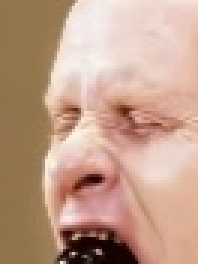
#> input picture dataset/train/anger/image0001341_roi.jpg, 66 x 88 px (shown 3 times larger)
$ python crop_resize_faces.py ../dataset/train/anger out
#> lines starting #> are read from the running program, lines starting #| are printed output that depends on the picture
import os
import cv2
import argparse

def crop_resize_faces(input_dir, output_dir):
    # Load the pre-trained face detection model
#> called with input_dir = '../dataset/train/anger', output_dir = 'out'
    face_cascade = cv2.CascadeClassifier('haarcascade_frontalface_default.xml')

    # Loop through the input directory and its subdirectories
    for root, dirs, files in os.walk(input_dir):
        for file in files:
            if file.endswith('.jpg') or file.endswith('.png') or file.endswith('.jpeg'):
                # Read the image
                image_path = os.path.join(root, file)
                image = cv2.imread(image_path)
#> image is the input picture: shape (88, 66, 3); mean B, G, R 138.2, 158.6, 193.7

                # Convert to grayscale for face detection
                gray = cv2.cvtColor(image, cv2.COLOR_BGR2GRAY)
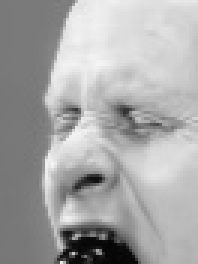
#> gray: shape (88, 66) (shown 3 times larger); min 5, max 245, mean 166.8

                # Detect faces in the image
                faces = face_cascade.detectMultiScale(gray, scaleFactor=1.1, minNeighbors=5)
#> faces = ()

                # Crop and resize the faces
                for (x, y, w, h) in faces:
                    # Add padding to the face
                    padding_top = int(0.2 * h)
                    padding_bottom = int(0.1 * h)
                    y = max(0, y - padding_top)
                    h += padding_top + padding_bottom

                    # Crop the face
                    face = image[y:y+h, x:x+w]

                    # Resize the face to 66x88
                    face = cv2.resize(face, (48, 48))

                    # Save the cropped and resized face with JPG quality of 97
                    output_path = os.path.join(output_dir, os.path.relpath(root, input_dir), file)
                    os.makedirs(os.path.dirname(output_path), exist_ok=True)
                    cv2.imwrite(output_path[:-4] + '_roi.jpg', face, [int(cv2.IMWRITE_JPEG_QUALITY), 97])
#> this loop made 0 passes


if __name__ == '__main__':
    parser = argparse.ArgumentParser(description='Detect faces in images and save cropped faces to output directory.')
    parser.add_argument('input_dir', type=str, help='path to input directory')
    parser.add_argument('output_dir', type=str, help='path to output directory')
    args = parser.parse_args()

    crop_resize_faces(args.input_dir, args.output_dir)

$ run again, on dataset/train/anger/image0003112_roi.jpg
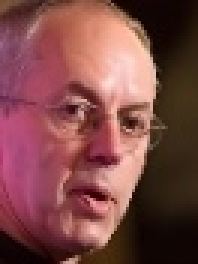
#> input picture dataset/train/anger/image0003112_roi.jpg, 66 x 88 px (shown 3 times larger)
#> in crop_resize_faces, image is the input picture: shape (88, 66, 3); mean B, G, R 70.8, 72.5, 124.5
#> in crop_resize_faces, `gray = cv2.cvtColor(image, cv2.COLOR_BGR2GRAY)`:
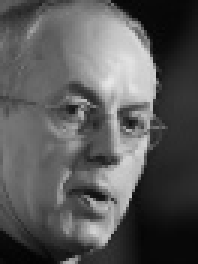
#> gray: shape (88, 66) (shown 3 times larger); min 3, max 231, mean 87.9
#> faces = [[5, 16, 58, 58]]
#> the loop in crop_resize_faces, `for (x, y, w, h) in faces:` made 1 pass
#> (x, y, w, h, padding_top, padding_bottom) on pass 1: (5, 5, 58, 74, 11, 5)
#> pass 1, in crop_resize_faces, `face = cv2.resize(face, (48, 48))`:
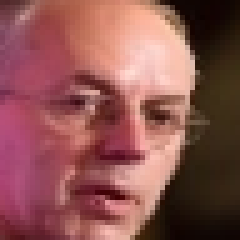
#> face: shape (48, 48, 3) (shown 5 times larger); mean B, G, R 81, 83.6, 140

$ run again, on dataset/train/anger/image0006199_roi.jpg
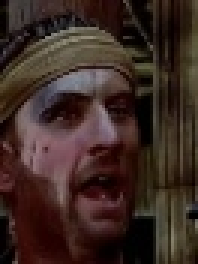
#> input picture dataset/train/anger/image0006199_roi.jpg, 66 x 88 px (shown 3 times larger)
#> in crop_resize_faces, image is the input picture: shape (88, 66, 3); mean B, G, R 35.5, 41.9, 60
#> in crop_resize_faces, `gray = cv2.cvtColor(image, cv2.COLOR_BGR2GRAY)`:
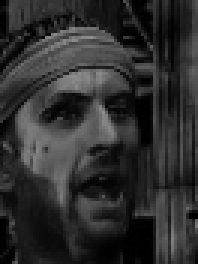
#> gray: shape (88, 66) (shown 3 times larger); min 0, max 143, mean 46.6
#> faces = [[6, 15, 57, 57]]
#> the loop in crop_resize_faces, `for (x, y, w, h) in faces:` made 1 pass
#> (x, y, w, h, padding_top, padding_bottom) on pass 1: (6, 4, 57, 73, 11, 5)
#> pass 1, in crop_resize_faces, `face = cv2.resize(face, (48, 48))`:
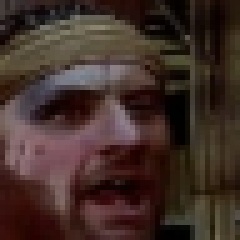
#> face: shape (48, 48, 3) (shown 5 times larger); mean B, G, R 40.8, 46.8, 65.2

$ run again, on dataset/train/anger/image0007566_roi.jpg
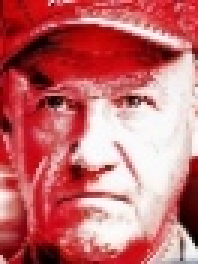
#> input picture dataset/train/anger/image0007566_roi.jpg, 66 x 88 px (shown 3 times larger)
#> in crop_resize_faces, image is the input picture: shape (88, 66, 3); mean B, G, R 109.3, 106.6, 196.9
#> in crop_resize_faces, `gray = cv2.cvtColor(image, cv2.COLOR_BGR2GRAY)`:
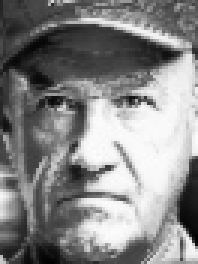
#> gray: shape (88, 66) (shown 3 times larger); min 2, max 253, mean 133.9
#> faces = [[3, 12, 58, 58]]
#> the loop in crop_resize_faces, `for (x, y, w, h) in faces:` made 1 pass
#> (x, y, w, h, padding_top, padding_bottom) on pass 1: (3, 1, 58, 74, 11, 5)
#> pass 1, in crop_resize_faces, `face = cv2.resize(face, (48, 48))`:
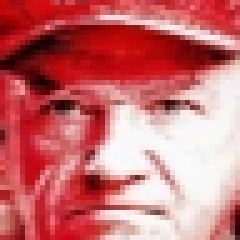
#> face: shape (48, 48, 3) (shown 5 times larger); mean B, G, R 113, 110.1, 201.2
